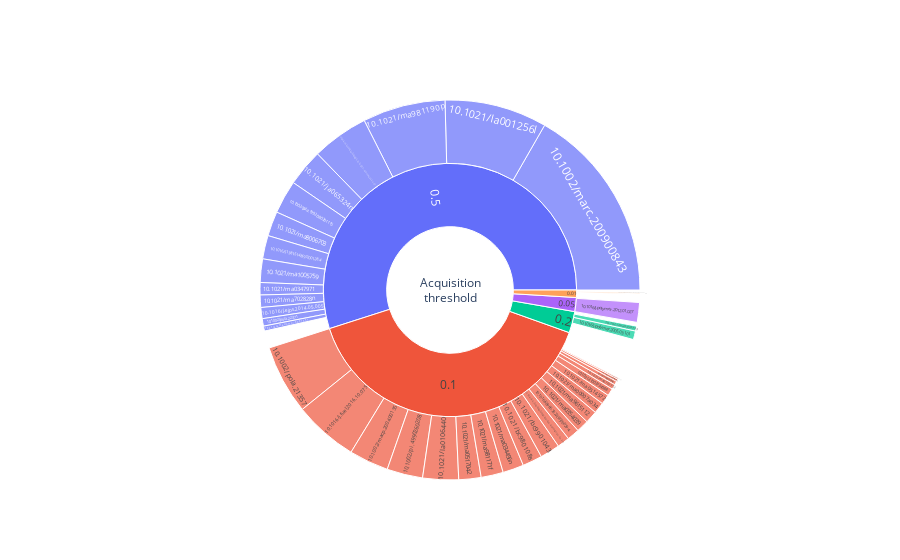

The notebook cell saved with this chart:
### Code cell
# two sunburst charts to show which definitions for the cloudpoint are set how many times
# we create the list of the different definitions and their counts
df_count = raw_df # we take the raw_df because we want to count the references
df_count = (df_count.groupby("def_type") ["reference"].nunique()).reset_index().rename(columns={"reference":"References"})

df_count2 = raw_df
df_count2 = df_count2.groupby("reference")["def_type"].count()

labels = ["Acquisition<br>threshold", *df_count["def_type"].tolist()]
values = [0, *df_count["References"].tolist()]
parents = ["", *["Acquisition<br>threshold" for i in range(len(df_count))]]

# create the subplots so al references per acquisition types
ref_per_acq = list()
for i in df_count2.to_dict().items(): # seeing all the acquisition types per reference
    reference= (i[0])

    results = raw_df.loc[raw_df["reference"] == reference]
    ref = results["reference"].head(1).values[0]

    dictionary_view = results["def_type"].value_counts().to_dict()
    # iterate through the dictionary to create a list
    list_view = []
    for key, value in dictionary_view.items():
        nested_list_view = [ref, key, value]
        list_view.append(nested_list_view)
    ref_per_acq += list_view

# reshape list
reshaped_list = [list(x) for x in zip(*ref_per_acq)]

labels.extend(reshaped_list[0])
parents.extend(reshaped_list[1])
values.extend(reshaped_list[2])

fig = go.Figure(go.Sunburst(
    labels=labels,
    parents=parents,
    values=values))

# adding an information as an explanation of the threshold numbers
description = "0.5 = ideally the inflection point \n" \
              "0.2 = empirically the intersection of baseline and tangent to the inflection point \n" \
              "0.1 = often declared as first appearance of cloudiness \n" \
              "0.05 = just choosen by the authors\n" \
              "0.01 = found to be the first the onset value specifically determined through DSC\n"
print(description)

fig.show()
# print("Not printing the plot to save resources.")

### Figure 1 — Plotly figure (JSON) as saved in the notebook; plotly's stock layout.template omitted (floating-point values rounded to 4 significant figures)
{"data": [{"labels": ["Acquisition<br>threshold", 0.01, 0.05, 0.1, 0.2, 0.5, "10.1002/(SICI)1099-0488(199703)35:4<595::AID-POLB7>3.0.CO;2-P", "10.1002/(SICI)1099-0518(19990801)37:15<2977::AID-POLA31>3.0.CO;2-I", "10.1002/macp.200400135", "10.1002/marc.200900843", "10.1002/pi.4990260208", "10.1002/pola.1992.080301115 ", "10.1002/pola.21357", "10.1002/pola.22371", "10.1002/pola.22371", "10.1016/S0032-3861%2899%2900513-3", "10.1016/S0966-7822(97)00029-4", "10.1016/S1381-5148(97)00128-4", "10.1016/j.ejps.2014.05.005", "10.1016/j.fuel.2016.10.075", "10.1016/j.polymer.2005.03.101", "10.1016/j.polymer.2012.01.027", "10.1021/acs.macromol.6b01451", "10.1021/bc980108s ", "10.1021/bc9901043", "10.1021/j100373a088", "10.1021/ja065324n", "10.1021/la001256l", "10.1021/la0106440", "10.1021/ma00007a034", "10.1021/ma001866s", "10.1021/ma034456n", "10.1021/ma0347971 ", "10.1021/ma0354039", "10.1021/ma0358733", "10.1021/ma048268o", "10.1021/ma0514572", "10.1021/ma0517042", "10.1021/ma070775t", "10.1021/ma1005759", "10.1021/ma702828n", "10.1021/ma8006703", "10.1021/ma9615112", "10.1021/ma980158s", "10.1021/ma981171f", "10.1021/ma981171f", "10.1021/ma981190p"], "parents": ["", "Acquisition<br>threshold", "Acquisition<br>threshold", "Acquisition<br>threshold", "Acquisition<br>threshold", "Acquisition<br>threshold", 0.1, 0.5, 0.1, 0.5, 0.1, 0.5, 0.1, 0.2, 0.5, 0.01, 0.1, 0.5, 0.5, 0.1, 0.2, 0.05, 0.5, 0.1, 0.1, 0.1, 0.5, 0.5, 0.1, 0.1, 0.1, 0.1, 0.5, 0.1, 0.2, 0.1, 0.1, 0.1, 0.1, 0.5, 0.5, 0.5, 0.1, 0.1, 0.1, 0.01, 0.5], "values": [0, 2, 1, 21, 3, 14, 10, 46, 32, 159, 29, 27, 56, 12, 6, 1, 10, 19, 9, 52, 7, 16, 4, 16, 16, 6, 30, 83, 29, 9, 3, 17, 10, 10, 4, 2, 8, 18, 4, 19, 10, 20, 10, 1, 18, 6, 67], "type": "sunburst"}], "layout": {}}
